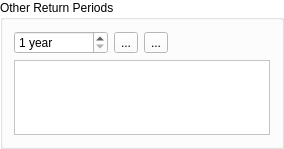
              <widget class="QGroupBox" name="groupBox_SAEP_2">
               <property name="minimumSize">
                <size>
                 <width>250</width>
                 <height>0</height>
                </size>
               </property>
               <property name="maximumSize">
                <size>
                 <width>300</width>
                 <height>16777215</height>
                </size>
               </property>
               <property name="palette">
                <palette>
                 <active>
                  <colorrole role="WindowText">
                   <brush brushstyle="SolidPattern">
                    <color alpha="255">
                     <red>0</red>
                     <green>0</green>
                     <blue>0</blue>
                    </color>
                   </brush>
                  </colorrole>
                  <colorrole role="Button">
                   <brush brushstyle="SolidPattern">
                    <color alpha="255">
                     <red>255</red>
                     <green>255</green>
                     <blue>255</blue>
                    </color>
                   </brush>
                  </colorrole>
                  <colorrole role="Light">
                   <brush brushstyle="SolidPattern">
                    <color alpha="255">
                     <red>255</red>
                     <green>255</green>
                     <blue>255</blue>
                    </color>
                   </brush>
                  </colorrole>
                  <colorrole role="Midlight">
                   <brush brushstyle="SolidPattern">
                    <color alpha="255">
                     <red>255</red>
                     <green>255</green>
                     <blue>255</blue>
                    </color>
                   </brush>
                  </colorrole>
                  <colorrole role="Dark">
                   <brush brushstyle="SolidPattern">
                    <color alpha="255">
                     <red>127</red>
                     <green>127</green>
                     <blue>127</blue>
                    </color>
                   </brush>
                  </colorrole>
                  <colorrole role="Mid">
                   <brush brushstyle="SolidPattern">
                    <color alpha="255">
                     <red>170</red>
                     <green>170</green>
                     <blue>170</blue>
                    </color>
                   </brush>
                  </colorrole>
                  <colorrole role="Text">
                   <brush brushstyle="SolidPattern">
                    <color alpha="255">
                     <red>0</red>
                     <green>0</green>
                     <blue>0</blue>
                    </color>
                   </brush>
                  </colorrole>
                  <colorrole role="BrightText">
                   <brush brushstyle="SolidPattern">
                    <color alpha="255">
                     <red>255</red>
                     <green>255</green>
                     <blue>255</blue>
                    </color>
                   </brush>
                  </colorrole>
                  <colorrole role="ButtonText">
                   <brush brushstyle="SolidPattern">
                    <color alpha="255">
                     <red>0</red>
                     <green>0</green>
                     <blue>0</blue>
                    </color>
                   </brush>
                  </colorrole>
                  <colorrole role="Base">
                   <brush brushstyle="SolidPattern">
                    <color alpha="255">
                     <red>255</red>
                     <green>255</green>
                     <blue>255</blue>
                    </color>
                   </brush>
                  </colorrole>
                  <colorrole role="Window">
                   <brush brushstyle="SolidPattern">
                    <color alpha="255">
                     <red>255</red>
                     <green>255</green>
                     <blue>255</blue>
                    </color>
                   </brush>
                  </colorrole>
                  <colorrole role="Shadow">
                   <brush brushstyle="SolidPattern">
                    <color alpha="255">
                     <red>0</red>
                     <green>0</green>
                     <blue>0</blue>
                    </color>
                   </brush>
                  </colorrole>
                  <colorrole role="AlternateBase">
                   <brush brushstyle="SolidPattern">
                    <color alpha="255">
                     <red>255</red>
                     <green>255</green>
                     <blue>255</blue>
                    </color>
                   </brush>
                  </colorrole>
                  <colorrole role="ToolTipBase">
                   <brush brushstyle="SolidPattern">
                    <color alpha="255">
                     <red>255</red>
                     <green>255</green>
                     <blue>220</blue>
                    </color>
                   </brush>
                  </colorrole>
                  <colorrole role="ToolTipText">
                   <brush brushstyle="SolidPattern">
                    <color alpha="255">
                     <red>0</red>
                     <green>0</green>
                     <blue>0</blue>
                    </color>
                   </brush>
                  </colorrole>
                  <colorrole role="PlaceholderText">
                   <brush brushstyle="NoBrush">
                    <color alpha="128">
                     <red>0</red>
                     <green>0</green>
                     <blue>0</blue>
                    </color>
                   </brush>
                  </colorrole>
                 </active>
                 <inactive>
                  <colorrole role="WindowText">
                   <brush brushstyle="SolidPattern">
                    <color alpha="255">
                     <red>0</red>
                     <green>0</green>
                     <blue>0</blue>
                    </color>
                   </brush>
                  </colorrole>
                  <colorrole role="Button">
                   <brush brushstyle="SolidPattern">
                    <color alpha="255">
                     <red>255</red>
                     <green>255</green>
                     <blue>255</blue>
                    </color>
                   </brush>
                  </colorrole>
                  <colorrole role="Light">
                   <brush brushstyle="SolidPattern">
                    <color alpha="255">
                     <red>255</red>
                     <green>255</green>
                     <blue>255</blue>
                    </color>
                   </brush>
                  </colorrole>
                  <colorrole role="Midlight">
                   <brush brushstyle="SolidPattern">
                    <color alpha="255">
                     <red>255</red>
                     <green>255</green>
                     <blue>255</blue>
                    </color>
                   </brush>
                  </colorrole>
                  <colorrole role="Dark">
                   <brush brushstyle="SolidPattern">
                    <color alpha="255">
                     <red>127</red>
                     <green>127</green>
                     <blue>127</blue>
                    </color>
                   </brush>
                  </colorrole>
                  <colorrole role="Mid">
                   <brush brushstyle="SolidPattern">
                    <color alpha="255">
                     <red>170</red>
                     <green>170</green>
                     <blue>170</blue>
                    </color>
                   </brush>
                  </colorrole>
                  <colorrole role="Text">
                   <brush brushstyle="SolidPattern">
                    <color alpha="255">
                     <red>0</red>
                     <green>0</green>
                     <blue>0</blue>
                    </color>
                   </brush>
                  </colorrole>
                  <colorrole role="BrightText">
                   <brush brushstyle="SolidPattern">
                    <color alpha="255">
                     <red>255</red>
                     <green>255</green>
                     <blue>255</blue>
                    </color>
                   </brush>
                  </colorrole>
                  <colorrole role="ButtonText">
                   <brush brushstyle="SolidPattern">
                    <color alpha="255">
                     <red>0</red>
                     <green>0</green>
                     <blue>0</blue>
                    </color>
                   </brush>
                  </colorrole>
                  <colorrole role="Base">
                   <brush brushstyle="SolidPattern">
                    <color alpha="255">
                     <red>255</red>
                     <green>255</green>
                     <blue>255</blue>
                    </color>
                   </brush>
                  </colorrole>
                  <colorrole role="Window">
                   <brush brushstyle="SolidPattern">
                    <color alpha="255">
                     <red>255</red>
                     <green>255</green>
                     <blue>255</blue>
                    </color>
                   </brush>
                  </colorrole>
                  <colorrole role="Shadow">
                   <brush brushstyle="SolidPattern">
                    <color alpha="255">
                     <red>0</red>
                     <green>0</green>
                     <blue>0</blue>
                    </color>
                   </brush>
                  </colorrole>
                  <colorrole role="AlternateBase">
                   <brush brushstyle="SolidPattern">
                    <color alpha="255">
                     <red>255</red>
                     <green>255</green>
                     <blue>255</blue>
                    </color>
                   </brush>
                  </colorrole>
                  <colorrole role="ToolTipBase">
                   <brush brushstyle="SolidPattern">
                    <color alpha="255">
                     <red>255</red>
                     <green>255</green>
                     <blue>220</blue>
                    </color>
                   </brush>
                  </colorrole>
                  <colorrole role="ToolTipText">
                   <brush brushstyle="SolidPattern">
                    <color alpha="255">
                     <red>0</red>
                     <green>0</green>
                     <blue>0</blue>
                    </color>
                   </brush>
                  </colorrole>
                  <colorrole role="PlaceholderText">
                   <brush brushstyle="NoBrush">
                    <color alpha="128">
                     <red>0</red>
                     <green>0</green>
                     <blue>0</blue>
                    </color>
                   </brush>
                  </colorrole>
                 </inactive>
                 <disabled>
                  <colorrole role="WindowText">
                   <brush brushstyle="SolidPattern">
                    <color alpha="255">
                     <red>127</red>
                     <green>127</green>
                     <blue>127</blue>
                    </color>
                   </brush>
                  </colorrole>
                  <colorrole role="Button">
                   <brush brushstyle="SolidPattern">
                    <color alpha="255">
                     <red>255</red>
                     <green>255</green>
                     <blue>255</blue>
                    </color>
                   </brush>
                  </colorrole>
                  <colorrole role="Light">
                   <brush brushstyle="SolidPattern">
                    <color alpha="255">
                     <red>255</red>
                     <green>255</green>
                     <blue>255</blue>
                    </color>
                   </brush>
                  </colorrole>
                  <colorrole role="Midlight">
                   <brush brushstyle="SolidPattern">
                    <color alpha="255">
                     <red>255</red>
                     <green>255</green>
                     <blue>255</blue>
                    </color>
                   </brush>
                  </colorrole>
                  <colorrole role="Dark">
                   <brush brushstyle="SolidPattern">
                    <color alpha="255">
                     <red>127</red>
                     <green>127</green>
                     <blue>127</blue>
                    </color>
                   </brush>
                  </colorrole>
                  <colorrole role="Mid">
                   <brush brushstyle="SolidPattern">
                    <color alpha="255">
                     <red>170</red>
                     <green>170</green>
                     <blue>170</blue>
                    </color>
                   </brush>
                  </colorrole>
                  <colorrole role="Text">
                   <brush brushstyle="SolidPattern">
                    <color alpha="255">
                     <red>127</red>
                     <green>127</green>
                     <blue>127</blue>
                    </color>
                   </brush>
                  </colorrole>
                  <colorrole role="BrightText">
                   <brush brushstyle="SolidPattern">
                    <color alpha="255">
                     <red>255</red>
                     <green>255</green>
                     <blue>255</blue>
                    </color>
                   </brush>
                  </colorrole>
                  <colorrole role="ButtonText">
                   <brush brushstyle="SolidPattern">
                    <color alpha="255">
                     <red>127</red>
                     <green>127</green>
                     <blue>127</blue>
                    </color>
                   </brush>
                  </colorrole>
                  <colorrole role="Base">
                   <brush brushstyle="SolidPattern">
                    <color alpha="255">
                     <red>255</red>
                     <green>255</green>
                     <blue>255</blue>
                    </color>
                   </brush>
                  </colorrole>
                  <colorrole role="Window">
                   <brush brushstyle="SolidPattern">
                    <color alpha="255">
                     <red>255</red>
                     <green>255</green>
                     <blue>255</blue>
                    </color>
                   </brush>
                  </colorrole>
                  <colorrole role="Shadow">
                   <brush brushstyle="SolidPattern">
                    <color alpha="255">
                     <red>0</red>
                     <green>0</green>
                     <blue>0</blue>
                    </color>
                   </brush>
                  </colorrole>
                  <colorrole role="AlternateBase">
                   <brush brushstyle="SolidPattern">
                    <color alpha="255">
                     <red>255</red>
                     <green>255</green>
                     <blue>255</blue>
                    </color>
                   </brush>
                  </colorrole>
                  <colorrole role="ToolTipBase">
                   <brush brushstyle="SolidPattern">
                    <color alpha="255">
                     <red>255</red>
                     <green>255</green>
                     <blue>220</blue>
                    </color>
                   </brush>
                  </colorrole>
                  <colorrole role="ToolTipText">
                   <brush brushstyle="SolidPattern">
                    <color alpha="255">
                     <red>0</red>
                     <green>0</green>
                     <blue>0</blue>
                    </color>
                   </brush>
                  </colorrole>
                  <colorrole role="PlaceholderText">
                   <brush brushstyle="NoBrush">
                    <color alpha="128">
                     <red>0</red>
                     <green>0</green>
                     <blue>0</blue>
                    </color>
                   </brush>
                  </colorrole>
                 </disabled>
                </palette>
               </property>
               <property name="autoFillBackground">
                <bool>true</bool>
               </property>
               <property name="title">
                <string>Other Return Periods</string>
               </property>
               <layout class="QVBoxLayout" name="verticalLayout_4">
                <item>
                 <layout class="QHBoxLayout" name="horizontalLayout_3">
                  <item>
                   <widget class="QSpinBox" name="sbRP">
                    <property name="suffix">
                     <string> year</string>
                    </property>
                    <property name="minimum">
                     <number>1</number>
                    </property>
                    <property name="maximum">
                     <number>999999</number>
                    </property>
                    <property name="value">
                     <number>1</number>
                    </property>
                   </widget>
                  </item>
                  <item>
                   <widget class="QToolButton" name="btnAddRP">
                    <property name="text">
                     <string>...</string>
                    </property>
                   </widget>
                  </item>
                  <item>
                   <widget class="QToolButton" name="btnRemoveRP">
                    <property name="text">
                     <string>...</string>
                    </property>
                   </widget>
                  </item>
                  <item>
                   <spacer name="horizontalSpacer">
                    <property name="orientation">
                     <enum>Qt::Horizontal</enum>
                    </property>
                    <property name="sizeHint" stdset="0">
                     <size>
                      <width>40</width>
                      <height>20</height>
                     </size>
                    </property>
                   </spacer>
                  </item>
                 </layout>
                </item>
                <item>
                 <widget class="QListWidget" name="lwRP">
                  <property name="maximumSize">
                   <size>
                    <width>16777215</width>
                    <height>75</height>
                   </size>
                  </property>
                  <property name="selectionMode">
                   <enum>QAbstractItemView::ExtendedSelection</enum>
                  </property>
                 </widget>
                </item>
               </layout>
              </widget>
